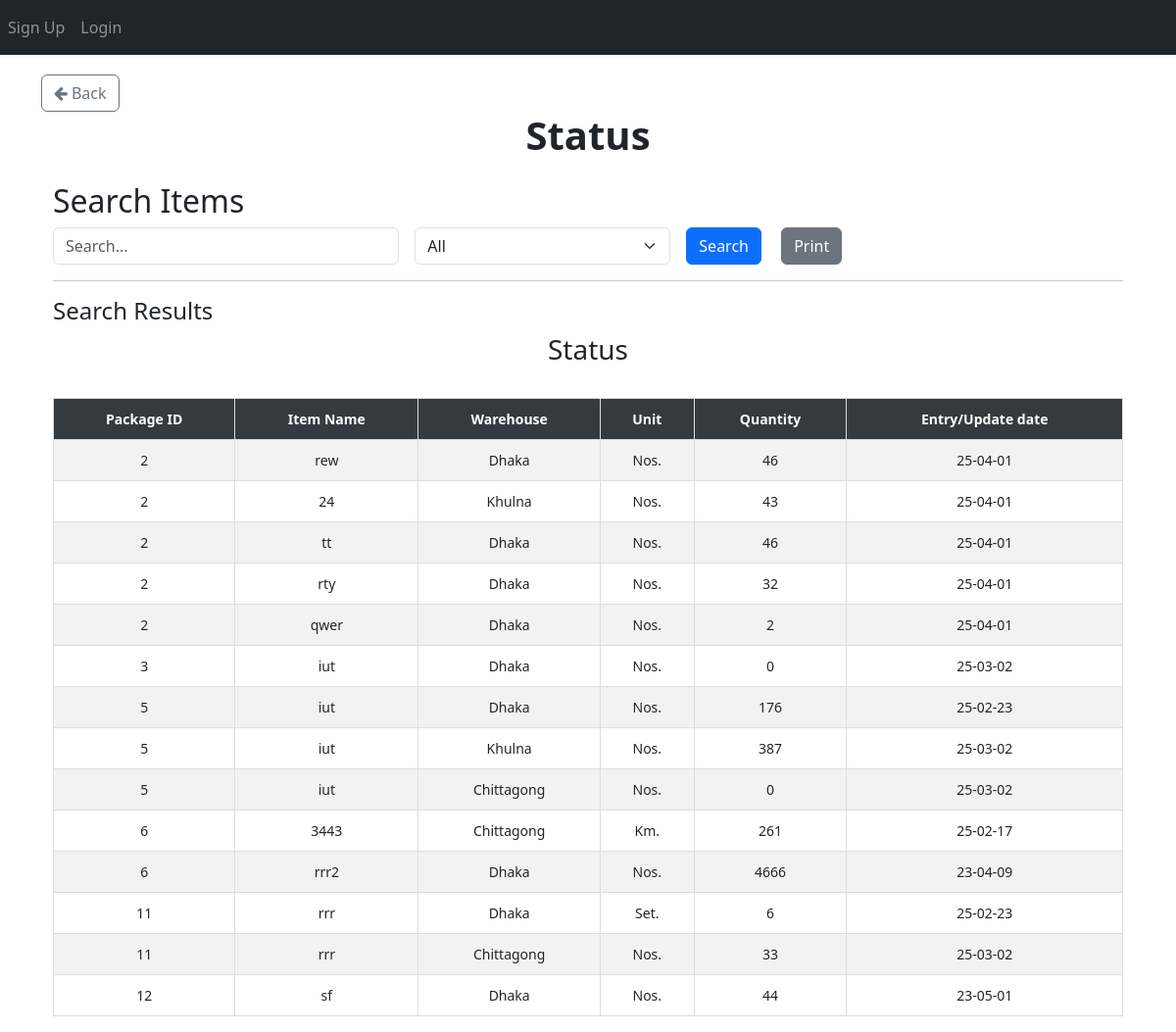
The app's page /status/ with its own data.
### App_Entry/models.py (models this page shows, shortened)
class Item(models.Model):
    WAREHOUSE_CHOICES = [
        ("Dhaka", "Dhaka"),
        ("Khulna", "Khulna"),
        ("Chittagong", "Chittagong"),
    ]
    UNIT_CHOICES = [
        ("Nos.", "Nos."),
        ("Mtr.", "Mtr."),
        ("Km.", "Km."),
        ("Set.", "Set."),
        ("Pair.", "Pair."),
    ]
    name = models.CharField(max_length=255)
    description = models.TextField(blank=True, null=True)
    warehouse = models.CharField(
        max_length=50, choices=WAREHOUSE_CHOICES, default="Dhaka"
    )
    unit_of_item = models.CharField(
        max_length=10, choices=UNIT_CHOICES, default="Nos."
    )  # Updated field
    unit_price = models.DecimalField(max_digits=15, decimal_places=2, default=0.00)
    quantity_of_item = models.BigIntegerField(default=0)
    package = models.ForeignKey(
        Package,
        on_delete=models.SET_NULL,
        related_name="package_of_item",
        null=True,
    )
    created_at = models.DateTimeField(default=now)

class Package(models.Model):
    packageId = models.BigIntegerField(unique=True)

### App_Status/views.py (the view, shortened to what this page needs)
# urls.py: path("", views.status_page, name="status_page"),
def status_page(request):
    query = request.GET.get("query", "").strip()  # Strip leading/trailing whitespaces from query input
    filter_by = request.GET.get("filter_by", "All")
    date_filter = request.GET.get("date", "")
    items = Item.objects.all()
    if filter_by == "Entry/Update date" and date_filter:
        try:
            date_obj = datetime.strptime(date_filter, "%Y-%m-%d")
            items = items.filter(created_at__date=date_obj.date())
        except ValueError:
            pass  # If the date format is invalid, ignore the filter
    items = items.order_by("package__packageId")
    return render(
        request,
        "App_Status/status.html",
        {
            "items": items,
            "query": query,
            "filter_by": filter_by,
            "date_filter": date_filter,
        },
    )

### templates/App_Status/status.html (shortened to what this page needs)
{% extends 'base.html' %}
{% load crispy_forms_tags %}
{% load static %}
{% block body_block %}
<a href="{% url 'App_Home:home_page' %}" class="btn btn-outline-secondary">
    <i class="fa fa-arrow-left"></i> Back
</a>
<center><h1><b> Status </b></h1></center>
<div class="container mt-4">
    <h2>Search Items</h2>
    <form method="GET" action="{% url 'App_Status:status_page' %}" class="row g-3">
        <div class="col-md-4">
            <input type="text" name="query" id="searchQuery" class="form-control" placeholder="Search..." value="{{ query }}">
        </div>
        <div class="col-md-3">
            <select name="filter_by" id="filterDropdown" class="form-select" onchange="toggleInputFields()">
                <option value="All" {% if filter_by == "All" %}selected{% endif %}>All</option>
            </select>
        </div>
        <div class="col-md-2">
            <button type="submit" class="btn btn-primary me-3">Search</button>
            <button type="button" class="btn btn-secondary" onclick="printResults()">Print</button>
        </div>
    </form>
    <hr>
    <h4>Search Results</h4>
    <div id="printableArea" class="table-responsive">
        <h3 class="text-center">Status</h3>
        <br>
        <table class="table table-bordered table-striped table-hover">
            <thead class="table-dark sticky-top">
                <tr>
                    <th>Package ID</th>
                    <th>Item Name</th>
                    <th>Warehouse</th>
                    <th>Unit</th>
                    <th>Quantity</th>
                    <th>Entry/Update date</th>
                </tr>
            </thead>
            <tbody>
                {% if items %}
                    {% for item in items %}
                    <tr>
                        <td>{{ item.package.packageId }}</td>
                        <td>{{ item.name }}</td>
                        <td>{{ item.warehouse }}</td>
                        <td>{{ item.unit_of_item }}</td>
                        <td>{{ item.quantity_of_item }}</td>
                        <td>{{ item.created_at | date:"y-m-d" }}</td>
                    </tr>
                    {% endfor %}
                {% else %}
                    <tr>
                        <td colspan="7" class="text-center text-danger">No matching data found</td>
                    </tr>
                {% endif %}
            </tbody>
        </table>
    </div>
</div>
{% endblock %}

### templates/App_Status/status.html (style rules this page uses)
.table { font-size: 14px; text-align: center; }
.sticky-top { position: sticky; top: 0; z-index: 1020; }
.table-dark th { background-color: #343a40 !important; color: white !important; }
.table-bordered th, .table-bordered td { border: 1px solid #ddd !important; padding: 10px; }

### records on screen
Item: package.packageId "2", name "rew", warehouse "Dhaka", unit_of_item "Nos.", quantity_of_item "46", created_at "25-04-01"
Item: package.packageId "2", name "24", warehouse "Khulna", unit_of_item "Nos.", quantity_of_item "43", created_at "25-04-01"
Item: package.packageId "2", name "tt", warehouse "Dhaka", unit_of_item "Nos.", quantity_of_item "46", created_at "25-04-01"
Item: package.packageId "2", name "rty", warehouse "Dhaka", unit_of_item "Nos.", quantity_of_item "32", created_at "25-04-01"
Item: package.packageId "2", name "qwer", warehouse "Dhaka", unit_of_item "Nos.", quantity_of_item "2", created_at "25-04-01"
Item: package.packageId "3", name "iut", warehouse "Dhaka", unit_of_item "Nos.", quantity_of_item "0", created_at "25-03-02"
Item: package.packageId "5", name "iut", warehouse "Dhaka", unit_of_item "Nos.", quantity_of_item "176", created_at "25-02-23"
Item: package.packageId "5", name "iut", warehouse "Khulna", unit_of_item "Nos.", quantity_of_item "387", created_at "25-03-02"
Item: package.packageId "5", name "iut", warehouse "Chittagong", unit_of_item "Nos.", quantity_of_item "0", created_at "25-03-02"
Item: package.packageId "6", name "3443", warehouse "Chittagong", unit_of_item "Km.", quantity_of_item "261", created_at "25-02-17"
Item: package.packageId "6", name "rrr2", warehouse "Dhaka", unit_of_item "Nos.", quantity_of_item "4666", created_at "23-04-09"
Item: package.packageId "11", name "rrr", warehouse "Dhaka", unit_of_item "Set.", quantity_of_item "6", created_at "25-02-23"
Item: package.packageId "11", name "rrr", warehouse "Chittagong", unit_of_item "Nos.", quantity_of_item "33", created_at "25-03-02"
Item: package.packageId "12", name "sf", warehouse "Dhaka", unit_of_item "Nos.", quantity_of_item "44", created_at "23-05-01"
